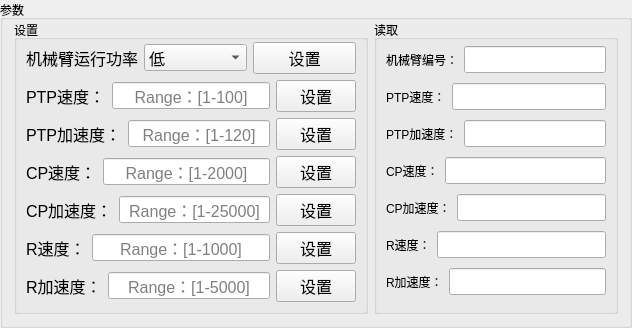
         <widget class="QGroupBox" name="groupBox_11">
          <property name="title">
           <string>参数</string>
          </property>
          <layout class="QHBoxLayout" name="horizontalLayout_21">
           <property name="topMargin">
            <number>0</number>
           </property>
           <item>
            <widget class="QGroupBox" name="groupBox_12">
             <property name="title">
              <string>设置</string>
             </property>
             <layout class="QVBoxLayout" name="verticalLayout_4">
              <property name="topMargin">
               <number>2</number>
              </property>
              <item>
               <layout class="QHBoxLayout" name="horizontalLayout_5">
                <item>
                 <widget class="QLabel" name="label_16">
                  <property name="font">
                   <font>
                    <pointsize>12</pointsize>
                   </font>
                  </property>
                  <property name="text">
                   <string>机械臂运行功率</string>
                  </property>
                 </widget>
                </item>
                <item>
                 <widget class="QComboBox" name="comboBox_Power">
                  <property name="font">
                   <font>
                    <pointsize>12</pointsize>
                   </font>
                  </property>
                  <item>
                   <property name="text">
                    <string>低</string>
                   </property>
                  </item>
                  <item>
                   <property name="text">
                    <string>高</string>
                   </property>
                  </item>
                 </widget>
                </item>
                <item>
                 <widget class="QPushButton" name="pushButton_SetPower">
                  <property name="font">
                   <font>
                    <pointsize>12</pointsize>
                   </font>
                  </property>
                  <property name="text">
                   <string>设置</string>
                  </property>
                 </widget>
                </item>
               </layout>
              </item>
              <item>
               <layout class="QHBoxLayout" name="horizontalLayout_6">
                <item>
                 <widget class="QLabel" name="label_18">
                  <property name="font">
                   <font>
                    <pointsize>12</pointsize>
                   </font>
                  </property>
                  <property name="text">
                   <string>PTP速度：</string>
                  </property>
                 </widget>
                </item>
                <item>
                 <widget class="QLineEdit" name="lineEdit_SetPTPSpeed">
                  <property name="font">
                   <font>
                    <pointsize>12</pointsize>
                   </font>
                  </property>
                  <property name="toolTip">
                   <string>愤愤愤愤</string>
                  </property>
                  <property name="inputMask">
                   <string/>
                  </property>
                  <property name="alignment">
                   <set>Qt::AlignCenter</set>
                  </property>
                  <property name="placeholderText">
                   <string>Range：[1-100]</string>
                  </property>
                 </widget>
                </item>
                <item>
                 <widget class="QPushButton" name="pushButton_SetPTPSpeed">
                  <property name="font">
                   <font>
                    <pointsize>12</pointsize>
                   </font>
                  </property>
                  <property name="text">
                   <string>设置</string>
                  </property>
                 </widget>
                </item>
               </layout>
              </item>
              <item>
               <layout class="QHBoxLayout" name="horizontalLayout_7">
                <item>
                 <widget class="QLabel" name="label_19">
                  <property name="font">
                   <font>
                    <pointsize>12</pointsize>
                   </font>
                  </property>
                  <property name="text">
                   <string>PTP加速度：</string>
                  </property>
                 </widget>
                </item>
                <item>
                 <widget class="QLineEdit" name="lineEdit_SetPTPAccel">
                  <property name="font">
                   <font>
                    <pointsize>12</pointsize>
                   </font>
                  </property>
                  <property name="alignment">
                   <set>Qt::AlignCenter</set>
                  </property>
                  <property name="placeholderText">
                   <string>Range：[1-120]</string>
                  </property>
                 </widget>
                </item>
                <item>
                 <widget class="QPushButton" name="pushButton_SetPTPAccel">
                  <property name="font">
                   <font>
                    <pointsize>12</pointsize>
                   </font>
                  </property>
                  <property name="text">
                   <string>设置</string>
                  </property>
                 </widget>
                </item>
               </layout>
              </item>
              <item>
               <layout class="QHBoxLayout" name="horizontalLayout_8">
                <item>
                 <widget class="QLabel" name="label_20">
                  <property name="font">
                   <font>
                    <pointsize>12</pointsize>
                   </font>
                  </property>
                  <property name="text">
                   <string>CP速度：</string>
                  </property>
                 </widget>
                </item>
                <item>
                 <widget class="QLineEdit" name="lineEdit_SetCPSpeed">
                  <property name="font">
                   <font>
                    <pointsize>12</pointsize>
                   </font>
                  </property>
                  <property name="alignment">
                   <set>Qt::AlignCenter</set>
                  </property>
                  <property name="placeholderText">
                   <string>Range：[1-2000]</string>
                  </property>
                 </widget>
                </item>
                <item>
                 <widget class="QPushButton" name="pushButton_SetCPSpeed">
                  <property name="font">
                   <font>
                    <pointsize>12</pointsize>
                   </font>
                  </property>
                  <property name="text">
                   <string>设置</string>
                  </property>
                 </widget>
                </item>
               </layout>
              </item>
              <item>
               <layout class="QHBoxLayout" name="horizontalLayout_9">
                <item>
                 <widget class="QLabel" name="label_21">
                  <property name="font">
                   <font>
                    <pointsize>12</pointsize>
                   </font>
                  </property>
                  <property name="text">
                   <string>CP加速度：</string>
                  </property>
                 </widget>
                </item>
                <item>
                 <widget class="QLineEdit" name="lineEdit_SetCPAccel">
                  <property name="font">
                   <font>
                    <pointsize>12</pointsize>
                   </font>
                  </property>
                  <property name="alignment">
                   <set>Qt::AlignCenter</set>
                  </property>
                  <property name="placeholderText">
                   <string>Range：[1-25000]</string>
                  </property>
                 </widget>
                </item>
                <item>
                 <widget class="QPushButton" name="pushButton_SetCPAccel">
                  <property name="font">
                   <font>
                    <pointsize>12</pointsize>
                   </font>
                  </property>
                  <property name="text">
                   <string>设置</string>
                  </property>
                 </widget>
                </item>
               </layout>
              </item>
              <item>
               <layout class="QHBoxLayout" name="horizontalLayout_53">
                <item>
                 <widget class="QLabel" name="label_40">
                  <property name="font">
                   <font>
                    <pointsize>12</pointsize>
                   </font>
                  </property>
                  <property name="text">
                   <string>R速度：</string>
                  </property>
                 </widget>
                </item>
                <item>
                 <widget class="QLineEdit" name="lineEdit_SetRSpeed">
                  <property name="font">
                   <font>
                    <pointsize>12</pointsize>
                   </font>
                  </property>
                  <property name="alignment">
                   <set>Qt::AlignCenter</set>
                  </property>
                  <property name="placeholderText">
                   <string>Range：[1-1000]</string>
                  </property>
                 </widget>
                </item>
                <item>
                 <widget class="QPushButton" name="pushButton_SetRSpeed">
                  <property name="font">
                   <font>
                    <pointsize>12</pointsize>
                   </font>
                  </property>
                  <property name="text">
                   <string>设置</string>
                  </property>
                 </widget>
                </item>
               </layout>
              </item>
              <item>
               <layout class="QHBoxLayout" name="horizontalLayout_49">
                <item>
                 <widget class="QLabel" name="label_36">
                  <property name="font">
                   <font>
                    <pointsize>12</pointsize>
                   </font>
                  </property>
                  <property name="text">
                   <string>R加速度：</string>
                  </property>
                 </widget>
                </item>
                <item>
                 <widget class="QLineEdit" name="lineEdit_SetRAccel">
                  <property name="font">
                   <font>
                    <pointsize>12</pointsize>
                   </font>
                  </property>
                  <property name="alignment">
                   <set>Qt::AlignCenter</set>
                  </property>
                  <property name="placeholderText">
                   <string>Range：[1-5000]</string>
                  </property>
                 </widget>
                </item>
                <item>
                 <widget class="QPushButton" name="pushButton_SetRAccel">
                  <property name="font">
                   <font>
                    <pointsize>12</pointsize>
                   </font>
                  </property>
                  <property name="text">
                   <string>设置</string>
                  </property>
                 </widget>
                </item>
               </layout>
              </item>
             </layout>
            </widget>
           </item>
           <item>
            <widget class="QGroupBox" name="groupBox_ParaRead">
             <property name="title">
              <string>读取</string>
             </property>
             <layout class="QVBoxLayout" name="verticalLayout_3">
              <property name="topMargin">
               <number>2</number>
              </property>
              <item>
               <layout class="QHBoxLayout" name="horizontalLayout_10">
                <item>
                 <widget class="QLabel" name="label">
                  <property name="text">
                   <string>机械臂编号：</string>
                  </property>
                 </widget>
                </item>
                <item>
                 <widget class="QLineEdit" name="lineEdit_GetRobotNo">
                  <property name="font">
                   <font>
                    <pointsize>12</pointsize>
                   </font>
                  </property>
                  <property name="alignment">
                   <set>Qt::AlignCenter</set>
                  </property>
                  <property name="readOnly">
                   <bool>true</bool>
                  </property>
                 </widget>
                </item>
               </layout>
              </item>
              <item>
               <layout class="QHBoxLayout" name="horizontalLayout_11">
                <item>
                 <widget class="QLabel" name="label_32">
                  <property name="text">
                   <string>PTP速度：</string>
                  </property>
                 </widget>
                </item>
                <item>
                 <widget class="QLineEdit" name="lineEdit_GetPTPSpeed">
                  <property name="font">
                   <font>
                    <pointsize>12</pointsize>
                   </font>
                  </property>
                  <property name="alignment">
                   <set>Qt::AlignCenter</set>
                  </property>
                  <property name="readOnly">
                   <bool>true</bool>
                  </property>
                 </widget>
                </item>
               </layout>
              </item>
              <item>
               <layout class="QHBoxLayout" name="horizontalLayout_12">
                <item>
                 <widget class="QLabel" name="label_33">
                  <property name="text">
                   <string>PTP加速度：</string>
                  </property>
                 </widget>
                </item>
                <item>
                 <widget class="QLineEdit" name="lineEdit_GetPTPAccel">
                  <property name="font">
                   <font>
                    <pointsize>12</pointsize>
                   </font>
                  </property>
                  <property name="alignment">
                   <set>Qt::AlignCenter</set>
                  </property>
                  <property name="readOnly">
                   <bool>true</bool>
                  </property>
                 </widget>
                </item>
               </layout>
              </item>
              <item>
               <layout class="QHBoxLayout" name="horizontalLayout_13">
                <item>
                 <widget class="QLabel" name="label_34">
                  <property name="text">
                   <string>CP速度：</string>
                  </property>
                 </widget>
                </item>
                <item>
                 <widget class="QLineEdit" name="lineEdit_GetCPSpeed">
                  <property name="font">
                   <font>
                    <pointsize>12</pointsize>
                   </font>
                  </property>
                  <property name="alignment">
                   <set>Qt::AlignCenter</set>
                  </property>
                  <property name="readOnly">
                   <bool>true</bool>
                  </property>
                 </widget>
                </item>
               </layout>
              </item>
              <item>
               <layout class="QHBoxLayout" name="horizontalLayout_15">
                <item>
                 <widget class="QLabel" name="label_35">
                  <property name="text">
                   <string>CP加速度：</string>
                  </property>
                 </widget>
                </item>
                <item>
                 <widget class="QLineEdit" name="lineEdit_GetCPAccel">
                  <property name="font">
                   <font>
                    <pointsize>12</pointsize>
                   </font>
                  </property>
                  <property name="alignment">
                   <set>Qt::AlignCenter</set>
                  </property>
                  <property name="readOnly">
                   <bool>true</bool>
                  </property>
                 </widget>
                </item>
               </layout>
              </item>
              <item>
               <layout class="QHBoxLayout" name="horizontalLayout_55">
                <item>
                 <widget class="QLabel" name="label_42">
                  <property name="text">
                   <string>R速度：</string>
                  </property>
                 </widget>
                </item>
                <item>
                 <widget class="QLineEdit" name="lineEdit_GetRSpeed">
                  <property name="font">
                   <font>
                    <pointsize>12</pointsize>
                   </font>
                  </property>
                  <property name="alignment">
                   <set>Qt::AlignCenter</set>
                  </property>
                  <property name="readOnly">
                   <bool>true</bool>
                  </property>
                 </widget>
                </item>
               </layout>
              </item>
              <item>
               <layout class="QHBoxLayout" name="horizontalLayout_57">
                <item>
                 <widget class="QLabel" name="label_44">
                  <property name="text">
                   <string>R加速度：</string>
                  </property>
                 </widget>
                </item>
                <item>
                 <widget class="QLineEdit" name="lineEdit_GetRAccel">
                  <property name="font">
                   <font>
                    <pointsize>12</pointsize>
                   </font>
                  </property>
                  <property name="alignment">
                   <set>Qt::AlignCenter</set>
                  </property>
                  <property name="readOnly">
                   <bool>true</bool>
                  </property>
                 </widget>
                </item>
               </layout>
              </item>
             </layout>
            </widget>
           </item>
          </layout>
         </widget>
